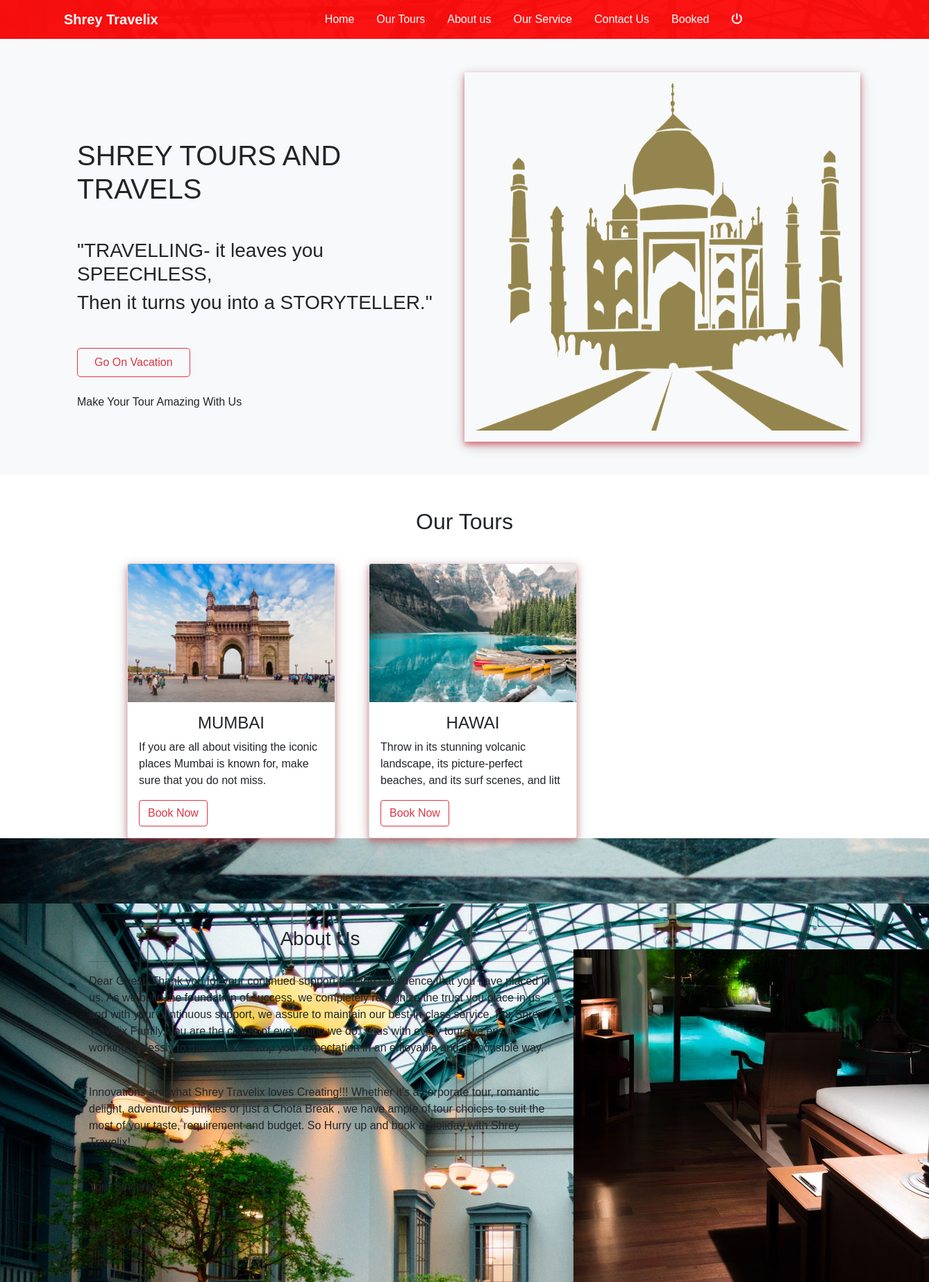
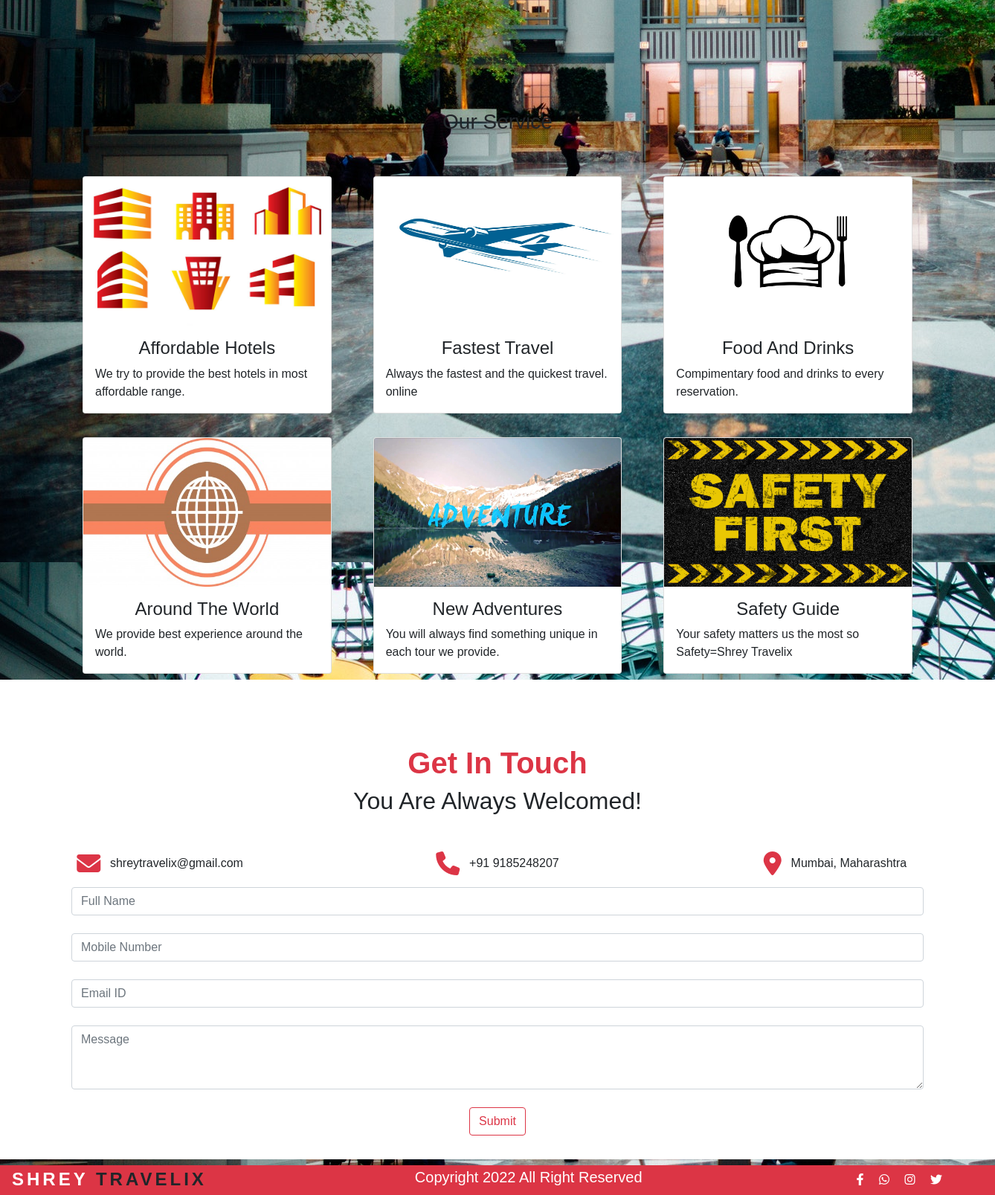
The page /index (signed in) on the database its author committed (2 pictures, top to bottom).
### tours/models.py (models this page shows, shortened)
class Place(models.Model):
    name= models.CharField(max_length=100)
    des= models.CharField(max_length=100)
    cost= models.CharField(max_length=100)
    image= models.ImageField(upload_to='place')
    created_at = models.DateTimeField(auto_now_add=True)
    updated_at = models.DateTimeField(auto_now=True)

### tours/views.py (the view, shortened to what this page needs)
# urls.py: path('index', views.user_index,name="user_index"),
@login_required(login_url='login')
def user_index(request):
    p = Place.objects.all()
    return render(request, "user/index.html",{'p':p})

### template/user/index.html (shortened to what this page needs)
<!DOCTYPE html>
<html>
{% load static %}
<head>
  <link href="https://cdn.jsdelivr.net/npm/bootstrap@5.1.3/dist/css/bootstrap.min.css" rel="stylesheet"
>
  <link rel="stylesheet" href="{% static '/css/home.css' %}">
  <link rel="stylesheet" href="https://cdnjs.cloudflare.com/ajax/libs/font-awesome/6.1.0/css/all.min.css" />
</head>
<body>
  <nav class="navbar navbar-expand-lg sticky-top">
    <div class="container-fluid">
      <a class="navbar-brand" href="{% url 'user_index' %}">Shrey Travelix</a>
      <div class="collapse navbar-collapse" id="navbarSupportedContent">
        <ul class="navbar-nav">
          <li class="nav-item mx-2">
            <a class="nav-link active" href="{% url 'user_index' %}">Home</a>
          </li>
          <li class="nav-item mx-2">
            <a class="nav-link" href="#tour">Our Tours</a>
          </li>
          <li class="nav-item mx-2">
            <a class="nav-link" href="#aboutus">About us</a>
          </li>
          <li class="nav-item mx-2">
            <a class="nav-link" href="#service">Our Service</a>
          </li>
          <li class="nav-item mx-2">
            <a class="nav-link" href="#contact">Contact Us</a>
          </li>
          <li class="nav-item mx-2">
            <a class="nav-link" href="{% url 'booked' %}">Booked</a>
          </li>
          <li class="nav-item mx-2">
            <a class="nav-link" href="{% url 'logout' %}"><i class="fa-solid fa-power-off"></i></a>
          </li>
        </ul>
      </div>
    </div>
  </nav>
  <section class="py-5 bg-light">
    <div class="container">
      <div class="row">
        <div class="col-md-6 header-text">
          <h1 class= "mt-5">SHREY TOURS AND TRAVELS</h1>
          <h3 class="mt-5">"TRAVELLING- it leaves you SPEECHLESS,</h3>
          <h3 class="mb-5">Then it turns you into a STORYTELLER."</h3>
          <div class="btn-group">
            <a href="#tour"> <button type="button" class="btn btn-outline-danger px-4 py-2"
                style="border-radius: 5px;">Go On Vacation</button></a>
          </div>
          <br>
          <br>
          <p>Make Your Tour Amazing With Us</p>
        </div>
        <div class="col-md-6 header-img">
          <img src="{% static '/images/controller.png' %}" width="100%" height="500px">
        </div>
      </div>
    </div>
  </section>
  <section class="bg-white" id="tour">
    <div class="container tour-section">
      <h2 class="text-center mt-5">Our Tours</h2>
      <div class="row">
        {% for p in p %}
        <div>
          <div class="card" style="width:300px">
            <img class="card-img-top" src="{{p.image.url}}" alt="Card image" style="width:100%">
            <div class="card-body">
              <h4 class="card-title text-center">{{p.name}}</h4>
              <p class="card-text">{{p.des}}</p>
              <a href="{% url 'place_detail' p.id%}" class="btn btn-primary">Book Now</a>
            </div>
          </div>
        </div>
        {% endfor %}
      </div>
    </div>
  </section>
  <section id="aboutus">
      <div class="about-flex">
        <div class="about-text" style="margin-left: 5em;">
          <h3 class="text-center mt-3 text-dark">About Us</h3>
          <hr>
          <p>Dear Guest,
           Thank you for your continued support and the confidence that you have placed in us. As we build the foundation
           of success, we completely recognize the trust you place in us and with your continuous support, we assure to
           maintain our best-in-class service.
           For Shrey Travelix Family, you are the centre of everything we do. Thus with every tour, we ensure working
           tirelessly to meet and outstrip your expectation in an enjoyable and responsible way.</p>
         <br>
          Innovations are what Shrey Travelix loves Creating!!!
          Whether it's a corporate tour, romantic delight, adventurous junkies or just a Chota Break , we have ample of
          tour choices to suit the most of your taste, requirement and budget. So Hurry up and book a Holiday with Shrey
          Travelix!
          <br>
          Your Sincerly,</p>
          <br>
          Shrey Travelix
          <br>
        </div>
        <div class="about-img">
        <img src="{% static '/images/pic.jpg' %}" alt="">
        </div>
    </div>
  </section>
  <br>
  <br>
  <section id="service">
    <div class="container">
      <h3 class="text-center mt-5">Our Service</h3>
      <div class="row">
        <div>
          <div class="card" >
            <img class="card-img-top" src="{% static '/images/hot.jpg' %}" alt="Card image" style="width: 100%;" height="200px" >
            <div class="card-body">
              <h4 class="card-title text-center">Affordable Hotels</h4>
              <p class="card-text">We try to provide the best hotels in most affordable range.</p>
            </div>
          </div>
        </div>
        <div>
          <div class="card" >
            <img class="card-img-top" src="{% static '/images/jet.jpg' %}" alt="Card image" style="width:100%" height="200px">
            <div class="card-body">
              <h4 class="card-title text-center">Fastest Travel</h4>
              <p class="card-text">Always the fastest and the quickest travel. online</p>
            </div>
          </div>
        </div>
        <div>
          <div class="card" >
            <img class="card-img-top" src="{% static '/images/food.jpg' %}" alt="Card image" width="100%" height="200px">
            <div class="card-body">
              <h4 class="card-title text-center">Food And Drinks</h4>
              <p class="card-text">Compimentary food and drinks to every reservation.</p>
            </div>
          </div>
        </div>
        <div >
          <div class="card" >
            <img class="card-img-top" src="{% static '/images/globe.jpg' %}" alt="Card image" style="width:100%" height="200px">
            <div class="card-body">
              <h4 class="card-title text-center">Around The World</h4>
              <p class="card-text">We provide best experience around the world. </p>
            </div>
          </div>
        </div>
        <div>
          <div class="card" >
            <img class="card-img-top" src="{% static '/images/adventure.jpg' %}" alt="Card image" style="width:100%" height="200px">
            <div class="card-body">
              <h4 class="card-title text-center">New Adventures</h4>
              <p class="card-text">You will always find something unique in each tour we provide.</p>
            </div>
          </div>
        </div>
        <div>
          <div class="card" >
            <img class="card-img-top" src="{% static '/images/safety.jpg' %}" alt="Card image" width="100%" height="200px">
            <div class="card-body">
              <h4 class="card-title text-center">Safety Guide</h4>
              <p class="card-text">Your safety matters us the most so Safety=Shrey Travelix</p>
            </div>
          </div>
        </div>
      </div>
    </div>
  </section>
  <section class="py-2 my-2 px-51111 bg-white" id="contact">
    <div class="contact-h2">
    <h2 class="text-center text-danger display-6" style="font-weight: 600;">Get In Touch</h2>
    <h2 class="text-center  mt-2">You Are Always Welcomed!</h2>
    </div>
    <div class="row mt-5">
        <div class="col-md-4 d-flex justify-content-center">
            <p class="text-dark"><i class="fa-solid fa-envelope"></i>shreytravelix@gmail.com</p>
        </div>
        <div class="col-md-4 d-flex justify-content-center">
            <p class="text-dark"><i class="fa-solid fa-phone"></i>+91 9185248207</p>
        </div>
        <div class="col-md-4 d-flex justify-content-center">
            <p class="text-dark"><i class="fa-solid fa-location-dot"></i>Mumbai, Maharashtra</p>
        </div>
    </div>
    <div class="contact pb-4 px-5 mx-5 ">
        <form action="" method="post" class="min">
            <div>
                <input type="text" class="form-control" placeholder="Full Name" name="name" required>
            </div>
            <br>
            <div>
                <input type="tel" class="form-control" placeholder="Mobile Number" name="mobile" maxlength="10"
                    data-accepts="onlyNumeric" required>
            </div>
            <br>
            <div>
                <input type="email" class="form-control" placeholder="Email ID" name="email" required>
            </div>
            <br>
            <div>
                <textarea rows="3" class="form-control undefined" placeholder="Message" name="msg"
                    required></textarea>
            </div>
            <br>
            <div class="d-flex align-items-center justify-content-center">
                <button  class="btn">Submit</button>
            </div>
        </form>
    </div>
</section>
<footer class="bg-danger py-1 px-3">
  <h4 style="font-weight: bolder; letter-spacing: 4px;">SHREY
    <span class="text-dark" style="font-weight: 700; letter-spacing: 1px solid;">
    TRAVELIX</span>
  </h4>
    <h5 style="color: white;">
    Copyright 2022 All Right Reserved
    </h5>
    <div>
     <i class="fa-brands fa-facebook-f"></i>
     <i class="fa-brands fa-whatsapp"></i>
     <i class="fa-brands fa-instagram"></i>
     <i class="fa-brands fa-twitter"></i>
   </div>
</footer>
</body>
</html>

### static/css/home.css (style rules this page uses)
* { margin: 0; padding: 0; font-family: sans-serif; }
body { background-color: white; background-image: url('images/banner-img.jpg'); overflow-x: hidden; }
nav { background-color: #fc0e0ef8; }
.container-fluid .navbar-brand { margin-inline: 2em; color: white; font-weight: bold; padding-inline: 2em; transition: all 250ms ease-in-out; }
.navbar-nav { margin-left: 9em; }
.navbar-nav a { text-decoration: none; color: white; border-radius: 5px; }
.header-text { margin-top: 3em; }
.header-img { padding: 1em; box-shadow: 0 4px 8px 0 #dc3546a8, 0 6px 20px 0 rgba(0, 0, 0, 0.19); }
.tour-section { display: grid; place-items: center; }
.tour-section .row { display: grid; grid-template-columns: repeat(3,300px); gap: 3em; }
.tour-section .card { display: grid; place-items: center; box-shadow: 0 4px 8px 0 #dc354685, 0 6px 20px 0 rgba(0, 0, 0, 0.19); }
.tour-section .card a { color: #dc3546; background-color: white; border: 1px solid #dc3546; }
.about-flex { display: flex; margin:7em 7em 7em 3em; }
.about-text { width: 700px; }
.about-img { margin-top: 3em; margin-left: 2em; width: 400px; height: 300px; }
#service { display: grid; place-items: center; }
#service h3 { margin-bottom: 2em; }
#service .row { display: grid; grid-template-columns: repeat(3,1fr); gap: 2em; }
#contact .contact-h2 { margin-top: 5em; }
#contact .row i { padding-inline-end: .4em; font-size: 2em; color: #dc3546; }
#contact .row p { display: flex; place-items: center; }
#contact .btn { color: #dc3546; background-color: white; border: 1px solid #dc3546; }
footer { display: flex; align-items: center; }
footer h4 { margin-bottom: 0; color: white; }
footer h5 { padding-inline: 14em; }
footer i { font-weight: 2em; color: white; padding-inline: .5em; }

### rows shown on the page
Place: image (picture), name "MUMBAI", des "If you are all about visiting the iconic places Mumbai is known for, make sure that you do not miss."
Place: image (picture), name "HAWAI", des "Throw in its stunning volcanic landscape, its picture-perfect beaches, and its surf scenes, and litt"
